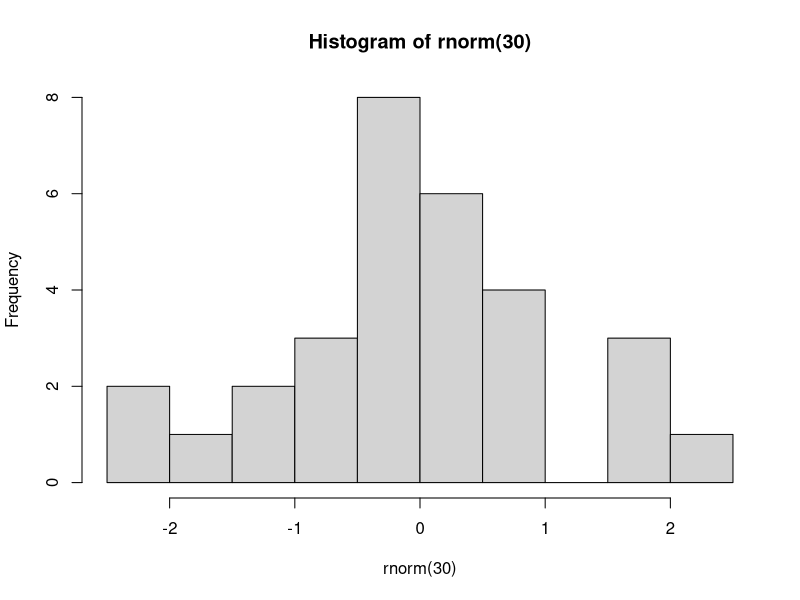
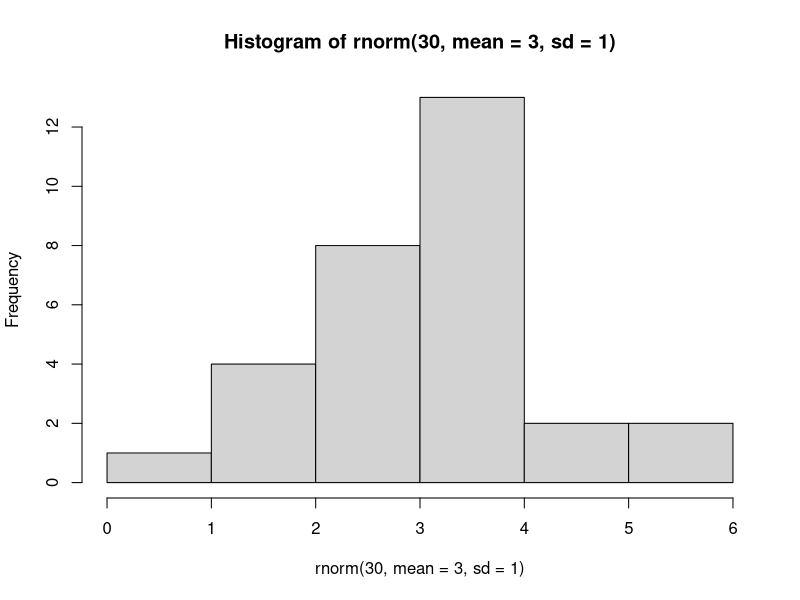
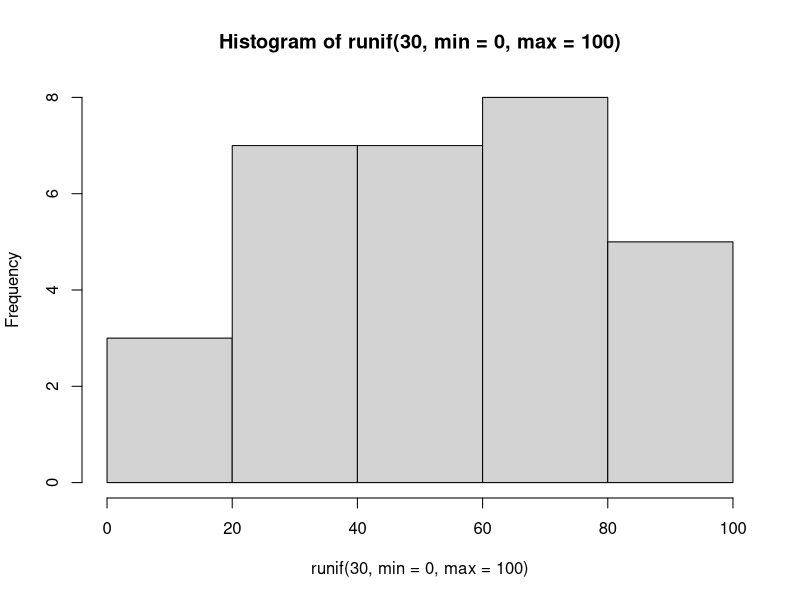
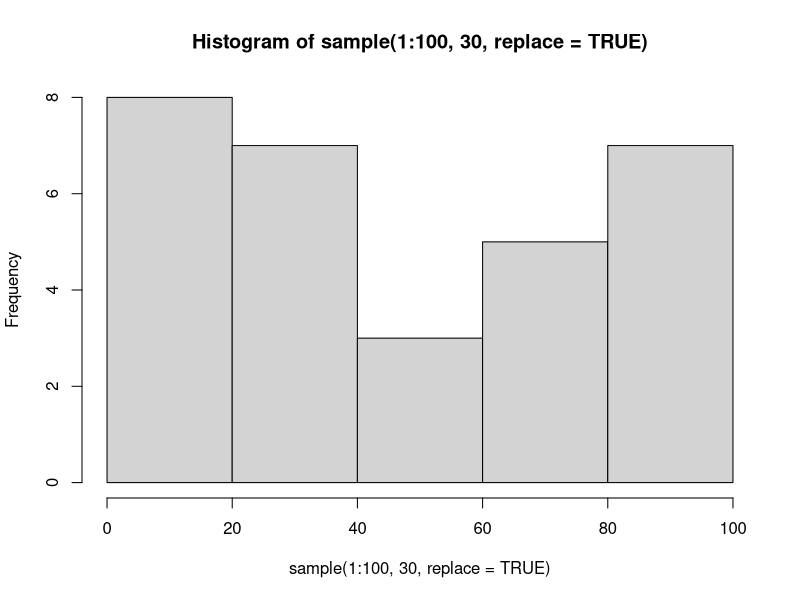

Reproduce these figures in R, in order.
## ---- chunk 1
rnorm(30)
## ---- chunk 2
hist(rnorm(30))
## ---- chunk 3
rnorm(30,mean=3,sd=1)
## ---- chunk 4
hist(rnorm(30,mean=3,sd=1))
## ---- chunk 5
runif(30, min=0, max=100)
## ---- chunk 6
hist(runif(30, min=0, max=100))
## ---- chunk 7
sample(1:100, 30, replace=TRUE)
## ---- chunk 8
hist(sample(1:100, 30, replace=TRUE))
